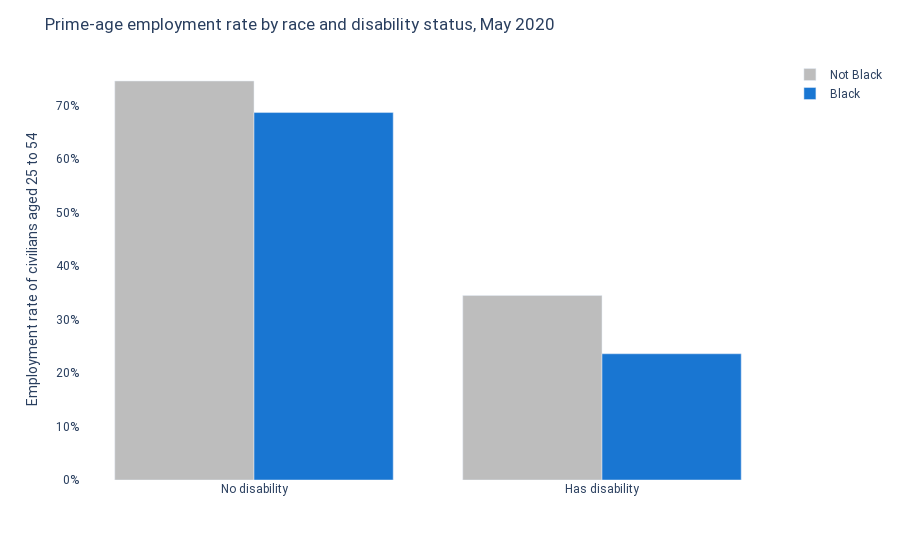

Notebook cell for this chart:
### Markdown cell above
Honing in on the latest month of data (May 2020) emphasizes the 50-percent-larger racial employment gap
among people with disabilities.
Put another way: among people without disabilities, Black people are 8 percent less likely to be
employed than non-Black people, while they're 32 percent less likely to be employed among people *with* disabilities.

### Code cell
race_disability_emp_latest = race_disability_emp[
    race_disability_emp.date == race_disability_emp.date.max()].copy(deep=True)
race_disability_emp_latest.sort_values('black', ascending=False, inplace=True)

fig = px.bar(race_disability_emp_latest, x='disability', y='emp_rate_round',
             color='black', barmode='group',
             color_discrete_map=COLOR_MAP)
fig.update_layout(
    title='Prime-age employment rate by race and disability status,' +
    ' May 2020',
    xaxis_title='',
    yaxis_title='Employment rate of civilians aged 25 to 54',
    yaxis_ticksuffix='%',
    legend_title_text='',
    plot_bgcolor='white',
    font=dict(family='Roboto'),
    xaxis={'categoryorder':'total descending'}
)
fig.update_traces(hovertemplate=None)
fig.show()

### Figure 1 — Plotly figure (JSON) as saved in the notebook; plotly's stock layout.template omitted (floating-point values rounded to 4 significant figures)
{"data": [{"alignmentgroup": "True", "legendgroup": "Not Black", "marker": {"color": "#BDBDBD"}, "name": "Not Black", "offsetgroup": "Not Black", "orientation": "v", "showlegend": true, "textposition": "auto", "type": "bar", "x": ["Has disability", "No disability"], "xaxis": "x", "y": [34.5, 74.6], "yaxis": "y"}, {"alignmentgroup": "True", "legendgroup": "Black", "marker": {"color": "#1976D2"}, "name": "Black", "offsetgroup": "Black", "orientation": "v", "showlegend": true, "textposition": "auto", "type": "bar", "x": ["Has disability", "No disability"], "xaxis": "x", "y": [23.6, 68.7], "yaxis": "y"}], "layout": {"barmode": "group", "font": {"family": "Roboto"}, "legend": {"title": {"text": ""}, "tracegroupgap": 0}, "margin": {"t": 60}, "plot_bgcolor": "white", "title": {"text": "Prime-age employment rate by race and disability status, May 2020"}, "xaxis": {"anchor": "y", "categoryorder": "total descending", "domain": [0, 1], "title": {"text": ""}}, "yaxis": {"anchor": "x", "domain": [0, 1], "ticksuffix": "%", "title": {"text": "Employment rate of civilians aged 25 to 54"}}}}
